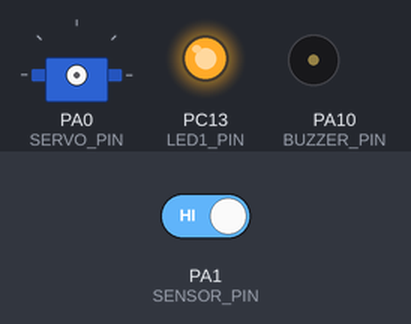
The sketch below on a simulated STM32 Blue Pill. Shown: servo, output pins drawn as LEDs (lit = HIGH), buzzer (waves = sounding). Wiring (inferred from the names in the program): servo: signal PA0. The test bench sets the inputs (shaded band); at power-on: PA1 (SENSOR_PIN) HIGH. Servo pulses on a pin are drawn as a servo (544–2400 µs = 0–180°); pins used as bus, display or sensor lines are not drawn.

Above: at 3.2 s.
3.3 s: PA1 (SENSOR_PIN) driven LOW
At 6.6 s:
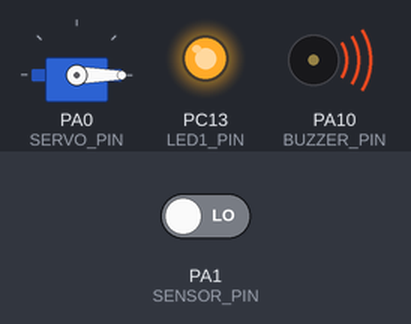
At 10.9 s:
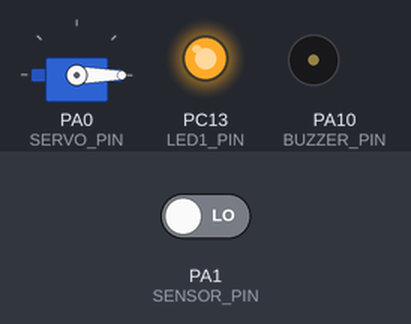
Timing chart, 0 to 12.3 s (numbered marks = the images above; inputs shaded):
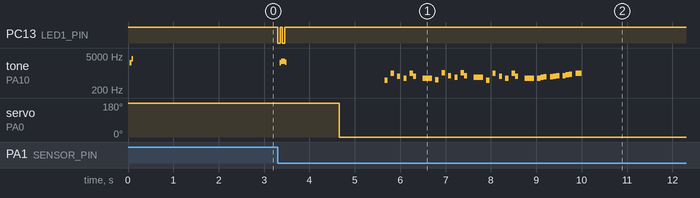

Measured:
- after the input at 3.3 s, PC13 (LED1_PIN): alternates HIGH for 0.05 s and LOW for 0.05 s, 4 changes in all, then stays HIGH, starting at once; tone on PA10 (BUZZER_PIN): plays 2664 Hz for 0.04 s, 3095 Hz for 0.08 s, 2710 Hz for 0.04 s, 493 Hz for 0.07 s, 987 Hz for 0.07 s, 739 Hz for 0.07 s … (34 notes in this stretch), starting at once

The sketch:

dispenser.ino
```cpp
#define SERVO_PIN    PA0 // Pin del servo motor
#define BUZZER_PIN   PA10 // Pin para generar la señal de 1 kHz
//#define BT_RX_PIN    PA2 // Pin RX del módulo Bluetooth HC-05
//#define BT_TX_PIN    PA3 // Pin TX del módulo Bluetooth HC-05
#define SENSOR_PIN   PA1
#define LED1_PIN     PC13

bool sensorProximidadActivado = false;
int activaciones = 0;
char str [128];

void setup() {
  pinMode(BUZZER_PIN, OUTPUT);
  pinMode(SENSOR_PIN, INPUT);
  pinMode(LED1_PIN, OUTPUT);
  pinMode(SERVO_PIN, OUTPUT);
  digitalWrite(LED1_PIN, HIGH);
  Serial2.begin(9600);
  beep();
  delay(2000);
}

void loop() {
  if(sensorActivado()) {
    if (!sensorProximidadActivado) {
      sensorProximidadActivado = true;
      activaciones++;
      bleep();
      sprintf(str, "Dispenser activado %d veces", activaciones);
      Serial2.println(str);
      moveServo();
      playPacmanMusic();
      while(sensorActivado()) {
        delay(500);
      }
    }
  } else {
    sensorProximidadActivado = false;
  }
}

void bleep() {
      digitalWrite(LED1_PIN, LOW);
      beep();
      digitalWrite(LED1_PIN, HIGH);
      beep();
      digitalWrite(LED1_PIN, LOW);
      beep();
      digitalWrite(LED1_PIN, HIGH);
}

void moveServo(){
      servo(1);
      delay(200);
      servo(0);
}

void playPacmanMusic()
{
  tone(BUZZER_PIN, 493, 70.75475);
    delay(70.75475);
    delay(70.75475);
    tone(BUZZER_PIN, 987, 70.75475);
    delay(70.75475);
    delay(70.75475);
    tone(BUZZER_PIN, 739, 70.75475);
    delay(70.75475);
    delay(70.75475);
    tone(BUZZER_PIN, 622, 70.75475);
    delay(70.75475);
    delay(70.75475);
    tone(BUZZER_PIN, 987, 70.75475);
    delay(70.75475);
    tone(BUZZER_PIN, 739, 70.75475);
    delay(70.75475);
    delay(141.5095);
    tone(BUZZER_PIN, 622, 212.26425);
    delay(212.26425);
    delay(70.75475);
    tone(BUZZER_PIN, 523, 70.75475);
    delay(70.75475);
    delay(70.75475);
    tone(BUZZER_PIN, 1046, 70.75475);
    delay(70.75475);
    delay(70.75475);
    tone(BUZZER_PIN, 783, 70.75475);
    delay(70.75475);
    delay(70.75475);
    tone(BUZZER_PIN, 659, 70.75475);
    delay(70.75475);
    delay(70.75475);
    tone(BUZZER_PIN, 1046, 70.75475);
    delay(70.75475);
    tone(BUZZER_PIN, 783, 70.75475);
    delay(70.75475);
    delay(141.5095);
    tone(BUZZER_PIN, 659, 212.26425);
    delay(212.26425);
    delay(70.75475);
    tone(BUZZER_PIN, 493, 70.75475);
    delay(70.75475);
    delay(70.75475);
    tone(BUZZER_PIN, 987, 70.75475);
    delay(70.75475);
    delay(70.75475);
    tone(BUZZER_PIN, 739, 70.75475);
    delay(70.75475);
    delay(70.75475);
    tone(BUZZER_PIN, 622, 70.75475);
    delay(70.75475);
    delay(70.75475);
    tone(BUZZER_PIN, 987, 70.75475);
    delay(70.75475);
    tone(BUZZER_PIN, 739, 70.75475);
    delay(70.75475);
    delay(141.5095);
    tone(BUZZER_PIN, 622, 212.26425);
    delay(212.26425);
    delay(70.75475);
    tone(BUZZER_PIN, 622, 70.75475);
    delay(70.75475);
    tone(BUZZER_PIN, 659, 70.75475);
    delay(70.75475);
    tone(BUZZER_PIN, 698, 70.75475);
    delay(70.75475);
    delay(70.75475);
    tone(BUZZER_PIN, 698, 70.75475);
    delay(70.75475);
    tone(BUZZER_PIN, 739, 70.75475);
    delay(70.75475);
    tone(BUZZER_PIN, 783, 70.75475);
    delay(70.75475);
    delay(70.75475);
    tone(BUZZER_PIN, 783, 70.75475);
    delay(70.75475);
    tone(BUZZER_PIN, 830, 70.75475);
    delay(70.75475);
    tone(BUZZER_PIN, 880, 70.75475);
    delay(70.75475);
    delay(70.75475);
    tone(BUZZER_PIN, 987, 141.5095);
    delay(141.5095);
    delay(800);
}

void beep() {
  int i;
  for(i = 0; i < 50; i++){
     digitalWrite(BUZZER_PIN, LOW);
     delayMicroseconds(125);
     digitalWrite(BUZZER_PIN, HIGH);
     delayMicroseconds(125);
  }
  for(i = 0; i < 50; i++){
     digitalWrite(BUZZER_PIN, LOW);
     delayMicroseconds(250);
     digitalWrite(BUZZER_PIN, HIGH);
     delayMicroseconds(250);
  }
  for(i = 0; i < 50; i++){
     digitalWrite(BUZZER_PIN, LOW);
     delayMicroseconds(125);
     digitalWrite(BUZZER_PIN, HIGH);
     delayMicroseconds(125);
  }
}

void servo(int pos) {
  if(0 == pos) {
    for(int i=0; i<50; i++) {
      digitalWrite(SERVO_PIN, HIGH);
      delayMicroseconds(500);
      digitalWrite(SERVO_PIN, LOW);
      delayMicroseconds(19500);
    }
  } else {
    for(int i=0; i<50; i++) {
      digitalWrite(SERVO_PIN, HIGH);
      delayMicroseconds(2500);
      digitalWrite(SERVO_PIN, LOW);
      delayMicroseconds(17500);
    }
  }
}

int sensorActivado() {
  int i = 0;
  return !digitalRead(SENSOR_PIN);
}
```
